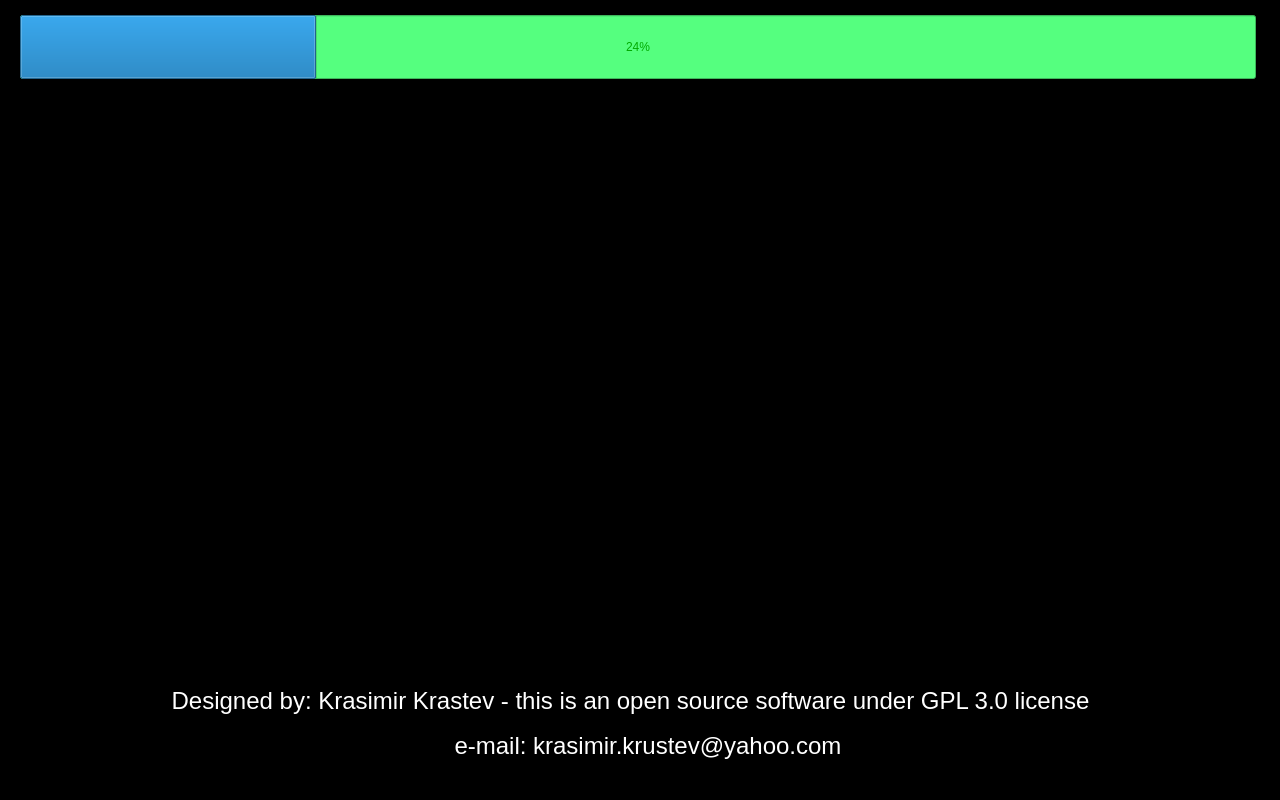
<?xml version="1.0" encoding="UTF-8"?>
<ui version="4.0">
 <class>LoadingForm</class>
 <widget class="QWidget" name="LoadingForm">
  <property name="geometry">
   <rect>
    <x>0</x>
    <y>0</y>
    <width>1280</width>
    <height>800</height>
   </rect>
  </property>
  <property name="windowTitle">
   <string>Form</string>
  </property>
  <property name="styleSheet">
   <string notr="true">background-color: rgb(0, 0, 0);</string>
  </property>
  <widget class="QProgressBar" name="progressBar">
   <property name="geometry">
    <rect>
     <x>20</x>
     <y>15</y>
     <width>1236</width>
     <height>64</height>
    </rect>
   </property>
   <property name="minimumSize">
    <size>
     <width>0</width>
     <height>64</height>
    </size>
   </property>
   <property name="styleSheet">
    <string notr="true">color: rgb(0, 170, 0);
background-color: rgb(85, 255, 127);</string>
   </property>
   <property name="value">
    <number>24</number>
   </property>
  </widget>
  <widget class="QLabel" name="label">
   <property name="geometry">
    <rect>
     <x>60</x>
     <y>15</y>
     <width>1146</width>
     <height>701</height>
    </rect>
   </property>
   <property name="text">
    <string/>
   </property>
   <property name="pixmap">
    <pixmap resource="icones.qrc">:/new/prefix1/Icones/Logo_Trans.png</pixmap>
   </property>
   <property name="scaledContents">
    <bool>false</bool>
   </property>
  </widget>
  <widget class="QLabel" name="label_2">
   <property name="geometry">
    <rect>
     <x>140</x>
     <y>680</y>
     <width>981</width>
     <height>41</height>
    </rect>
   </property>
   <property name="font">
    <font>
     <pointsize>18</pointsize>
    </font>
   </property>
   <property name="styleSheet">
    <string notr="true">color: rgb(255, 255, 255);
background-color: rgb(0, 0, 0);</string>
   </property>
   <property name="text">
    <string>Designed by: Krasimir Krastev - this is an open source software under GPL 3.0 license</string>
   </property>
   <property name="alignment">
    <set>Qt::AlignCenter</set>
   </property>
  </widget>
  <widget class="QLabel" name="label_3">
   <property name="geometry">
    <rect>
     <x>395</x>
     <y>720</y>
     <width>506</width>
     <height>51</height>
    </rect>
   </property>
   <property name="font">
    <font>
     <pointsize>18</pointsize>
    </font>
   </property>
   <property name="styleSheet">
    <string notr="true">color: rgb(255, 255, 255);
background-color: rgb(0, 0, 0);</string>
   </property>
   <property name="text">
    <string>e-mail: krasimir.krustev@yahoo.com</string>
   </property>
   <property name="alignment">
    <set>Qt::AlignCenter</set>
   </property>
  </widget>
  <zorder>label</zorder>
  <zorder>progressBar</zorder>
  <zorder>label_2</zorder>
  <zorder>label_3</zorder>
 </widget>
 <resources>
  <include location="icones.qrc"/>
 </resources>
 <connections/>
</ui>
